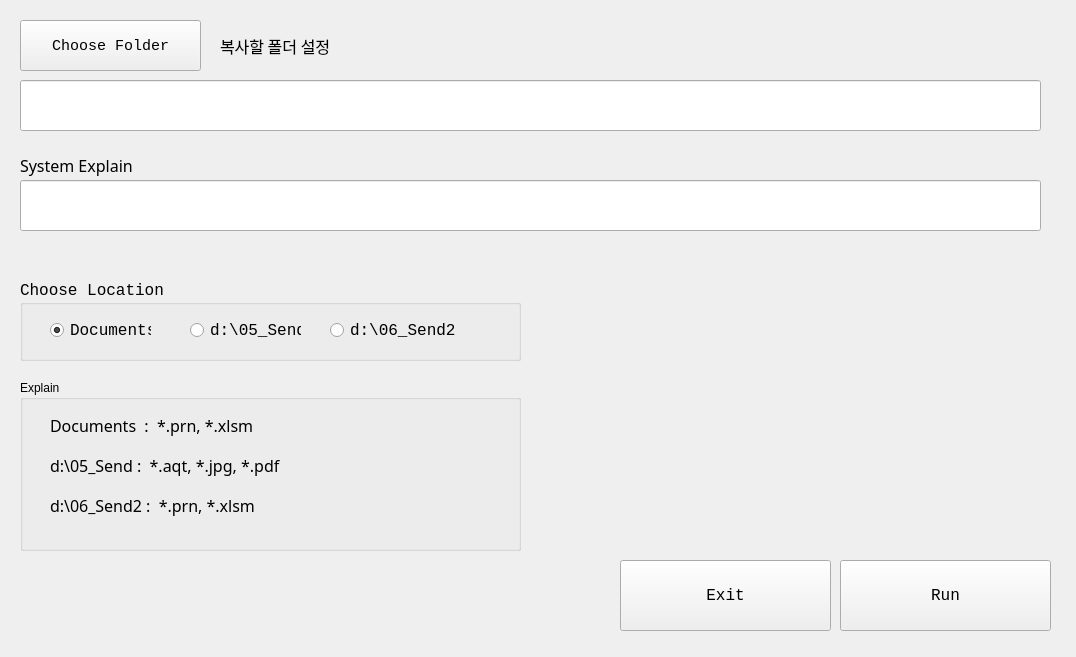
<?xml version="1.0" encoding="UTF-8"?>
<ui version="4.0">
 <class>MainWindow</class>
 <widget class="QMainWindow" name="MainWindow">
  <property name="geometry">
   <rect>
    <x>0</x>
    <y>0</y>
    <width>1076</width>
    <height>657</height>
   </rect>
  </property>
  <property name="windowTitle">
   <string>Move After</string>
  </property>
  <widget class="QWidget" name="centralwidget">
   <widget class="QGroupBox" name="groupBox">
    <property name="geometry">
     <rect>
      <x>20</x>
      <y>280</y>
      <width>501</width>
      <height>81</height>
     </rect>
    </property>
    <property name="font">
     <font>
      <family>Consolas</family>
      <pointsize>12</pointsize>
     </font>
    </property>
    <property name="title">
     <string>Choose Location</string>
    </property>
    <widget class="QRadioButton" name="radioButton_1">
     <property name="geometry">
      <rect>
       <x>30</x>
       <y>40</y>
       <width>101</width>
       <height>20</height>
      </rect>
     </property>
     <property name="font">
      <font>
       <family>Consolas</family>
       <pointsize>12</pointsize>
      </font>
     </property>
     <property name="text">
      <string>Documents</string>
     </property>
     <property name="checked">
      <bool>true</bool>
     </property>
    </widget>
    <widget class="QRadioButton" name="radioButton_2">
     <property name="geometry">
      <rect>
       <x>170</x>
       <y>40</y>
       <width>111</width>
       <height>20</height>
      </rect>
     </property>
     <property name="font">
      <font>
       <family>Consolas</family>
       <pointsize>12</pointsize>
      </font>
     </property>
     <property name="text">
      <string>d:\05_Send</string>
     </property>
    </widget>
    <widget class="QRadioButton" name="radioButton_3">
     <property name="geometry">
      <rect>
       <x>310</x>
       <y>40</y>
       <width>151</width>
       <height>20</height>
      </rect>
     </property>
     <property name="font">
      <font>
       <family>Consolas</family>
       <pointsize>12</pointsize>
      </font>
     </property>
     <property name="text">
      <string>d:\06_Send2</string>
     </property>
    </widget>
   </widget>
   <widget class="QLineEdit" name="lineEdit">
    <property name="geometry">
     <rect>
      <x>20</x>
      <y>80</y>
      <width>1021</width>
      <height>51</height>
     </rect>
    </property>
    <property name="font">
     <font>
      <family>D2Coding</family>
      <pointsize>12</pointsize>
     </font>
    </property>
   </widget>
   <widget class="QGroupBox" name="groupBox_2">
    <property name="geometry">
     <rect>
      <x>20</x>
      <y>380</y>
      <width>501</width>
      <height>171</height>
     </rect>
    </property>
    <property name="title">
     <string>Explain</string>
    </property>
    <widget class="QLabel" name="label_2">
     <property name="geometry">
      <rect>
       <x>30</x>
       <y>30</y>
       <width>351</width>
       <height>31</height>
      </rect>
     </property>
     <property name="font">
      <font>
       <family>D2Coding</family>
       <pointsize>12</pointsize>
      </font>
     </property>
     <property name="text">
      <string>Documents  :  *.prn, *.xlsm</string>
     </property>
    </widget>
    <widget class="QLabel" name="label_3">
     <property name="geometry">
      <rect>
       <x>30</x>
       <y>70</y>
       <width>351</width>
       <height>31</height>
      </rect>
     </property>
     <property name="font">
      <font>
       <family>D2Coding</family>
       <pointsize>12</pointsize>
      </font>
     </property>
     <property name="text">
      <string>d:\05_Send :  *.aqt, *.jpg, *.pdf</string>
     </property>
    </widget>
    <widget class="QLabel" name="label_4">
     <property name="geometry">
      <rect>
       <x>30</x>
       <y>110</y>
       <width>351</width>
       <height>31</height>
      </rect>
     </property>
     <property name="font">
      <font>
       <family>D2Coding</family>
       <pointsize>12</pointsize>
      </font>
     </property>
     <property name="text">
      <string>d:\06_Send2 :  *.prn, *.xlsm</string>
     </property>
    </widget>
   </widget>
   <widget class="QPushButton" name="pushButton_2">
    <property name="geometry">
     <rect>
      <x>620</x>
      <y>560</y>
      <width>211</width>
      <height>71</height>
     </rect>
    </property>
    <property name="font">
     <font>
      <family>Consolas</family>
      <pointsize>12</pointsize>
     </font>
    </property>
    <property name="text">
     <string>Exit</string>
    </property>
    <property name="shortcut">
     <string>Alt+X</string>
    </property>
   </widget>
   <widget class="QPushButton" name="pushButton_3">
    <property name="geometry">
     <rect>
      <x>840</x>
      <y>560</y>
      <width>211</width>
      <height>71</height>
     </rect>
    </property>
    <property name="font">
     <font>
      <family>Consolas</family>
      <pointsize>12</pointsize>
     </font>
    </property>
    <property name="text">
     <string>Run</string>
    </property>
    <property name="shortcut">
     <string>Enter</string>
    </property>
   </widget>
   <widget class="QLabel" name="label">
    <property name="geometry">
     <rect>
      <x>220</x>
      <y>30</y>
      <width>131</width>
      <height>31</height>
     </rect>
    </property>
    <property name="font">
     <font>
      <family>D2Coding</family>
      <pointsize>12</pointsize>
     </font>
    </property>
    <property name="text">
     <string>복사할 폴더 설정</string>
    </property>
   </widget>
   <widget class="QPushButton" name="pushButton">
    <property name="geometry">
     <rect>
      <x>20</x>
      <y>20</y>
      <width>181</width>
      <height>51</height>
     </rect>
    </property>
    <property name="font">
     <font>
      <family>Consolas</family>
      <pointsize>11</pointsize>
     </font>
    </property>
    <property name="text">
     <string>Choose Folder</string>
    </property>
   </widget>
   <widget class="QLabel" name="label_5">
    <property name="geometry">
     <rect>
      <x>20</x>
      <y>150</y>
      <width>131</width>
      <height>31</height>
     </rect>
    </property>
    <property name="font">
     <font>
      <family>D2Coding</family>
      <pointsize>12</pointsize>
     </font>
    </property>
    <property name="text">
     <string>System Explain</string>
    </property>
   </widget>
   <widget class="QLineEdit" name="lineEdit_2">
    <property name="geometry">
     <rect>
      <x>20</x>
      <y>180</y>
      <width>1021</width>
      <height>51</height>
     </rect>
    </property>
    <property name="font">
     <font>
      <family>D2Coding</family>
      <pointsize>12</pointsize>
     </font>
    </property>
   </widget>
  </widget>
  <widget class="QMenuBar" name="menubar">
   <property name="geometry">
    <rect>
     <x>0</x>
     <y>0</y>
     <width>1076</width>
     <height>22</height>
    </rect>
   </property>
  </widget>
 </widget>
 <resources/>
 <connections/>
</ui>
